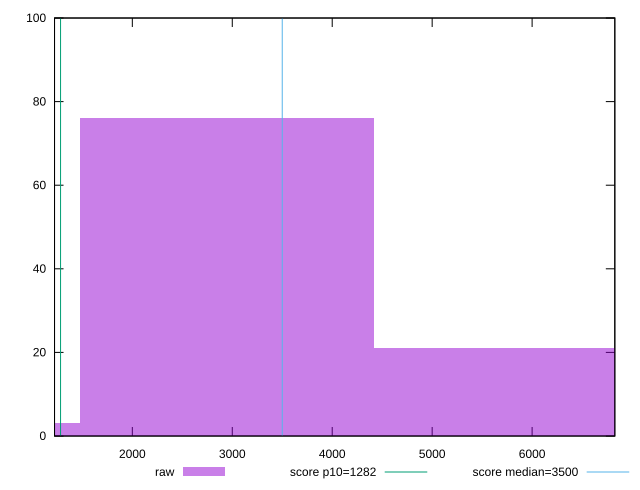

Recreate this plot in gnuplot.
reset

$raw <<EOF
2948.321869034716 76
5896.643738069432 21
0 3
EOF

set key outside below
set boxwidth 2948.321869034716
set xrange [1221.6720000000003:6827.584]
set yrange [0:100]
set trange [0:100]
set style fill transparent solid 0.5 noborder

set parametric
set terminal svg size 640, 490 enhanced background rgb 'white'
set output "report_00014_2021-02-09T15:56:05.503Z/bootup-time/samples/pages+cached/raw/histogram.svg"

plot $raw title "raw" with boxes, \
     1282,t title "score p10=1282", \
     3500,t title "score median=3500"

reset
